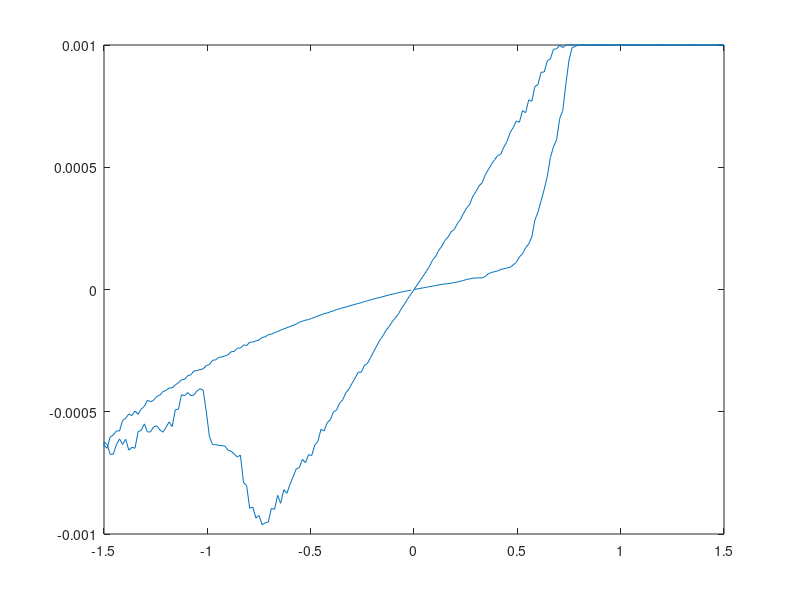

The MATLAB source for this figure: (Note: this script raises an error after producing the figure.)
%function [state, I]=rram_IV_NoAnneal(V, state)
close all;
clear all;
%V=1.6;
%state=1; % 1 means HRS

a=[0,-1.67E-08
0.015,2.28E-06
0.03,4.58E-06
0.045,6.87E-06
0.06,9.27E-06
0.075,1.15E-05
0.09,1.38E-05
0.105,1.65E-05
0.12,1.89E-05
0.135,2.08E-05
0.15,2.31E-05
0.165,2.36E-05
0.18,2.59E-05
0.195,2.86E-05
0.21,3.05E-05
0.225,3.43E-05
0.24,3.70E-05
0.255,4.14E-05
0.27,4.35E-05
0.285,4.66E-05
0.3,4.67E-05
0.315,4.80E-05
0.33,4.75E-05
0.345,5.38E-05
0.36,6.45E-05
0.375,6.97E-05
0.39,7.29E-05
0.405,7.61E-05
0.42,8.22E-05
0.435,8.46E-05
0.45,8.84E-05
0.465,9.06E-05
0.48,0.000100591
0.495,0.000110876
0.51,0.000133265
0.525,0.000146037
0.54,0.000170982
0.555,0.000185707
0.57,0.000215374
0.585,0.000284087
0.6,0.000316898
0.615,0.000363097
0.63,0.000409764
0.645,0.000462785
0.66,0.000539921
0.675,0.000583796
0.69,0.000612294
0.705,0.000699384
0.72,0.000732555
0.735,0.000841702
0.75,0.000937985
0.765,0.000989054
0.78,0.000994327
0.795,0.000999984
0.81,0.000999982
0.825,0.000999983
0.84,0.000999981
0.855,0.000999981
0.87,0.000999982
0.885,0.000999978
0.9,0.000999982
0.915,0.000999982
0.93,0.000999986
0.945,0.000999986
0.96,0.000999984
0.975,0.000999985
0.99,0.000999985
1.005,0.000999986
1.02,0.000999991
1.035,0.000999986
1.05,0.000999997
1.065,0.000999984
1.08,0.000999989
1.095,0.000999987
1.11,0.000999985
1.125,0.000999989
1.14,0.000999985
1.155,0.000999988
1.17,0.000999984
1.185,0.000999986
1.2,0.000999982
1.215,0.000999982
1.23,0.000999981
1.245,0.000999978
1.26,0.000999983
1.275,0.000999979
1.29,0.00099999
1.305,0.000999978
1.32,0.000999983
1.335,0.000999974
1.35,0.000999983
1.365,0.00099998
1.38,0.000999975
1.395,0.000999982
1.41,0.000999979
1.425,0.000999987
1.44,0.00099998
1.455,0.000999987
1.47,0.000999984
1.485,0.000999987
1.5,0.000999987];

b=[1.5,0.00099999
1.485,0.000999987
1.47,0.000999983
1.455,0.000999985
1.44,0.000999982
1.425,0.000999981
1.41,0.000999978
1.395,0.000999981
1.38,0.000999982
1.365,0.000999983
1.35,0.000999981
1.335,0.000999983
1.32,0.000999982
1.305,0.000999985
1.29,0.000999987
1.275,0.000999985
1.26,0.000999985
1.245,0.000999987
1.23,0.000999982
1.215,0.000999983
1.2,0.00099998
1.185,0.000999982
1.17,0.000999983
1.155,0.000999986
1.14,0.000999984
1.125,0.000999987
1.11,0.000999986
1.095,0.000999989
1.08,0.000999987
1.065,0.000999989
1.05,0.000999986
1.035,0.000999987
1.02,0.000999985
1.005,0.00099998
0.99,0.000999983
0.975,0.00099998
0.96,0.000999984
0.945,0.000999978
0.93,0.000999986
0.915,0.00099998
0.9,0.000999984
0.885,0.000999984
0.87,0.000999986
0.855,0.000999985
0.84,0.000999986
0.825,0.000999984
0.81,0.000999985
0.795,0.000999984
0.78,0.000999982
0.765,0.000999982
0.75,0.00099998
0.735,0.000999984
0.72,0.000989086
0.705,0.000999855
0.69,0.000984134
0.675,0.000983059
0.66,0.000943547
0.645,0.000934696
0.63,0.000889644
0.615,0.000888511
0.6,0.000838364
0.585,0.000830133
0.57,0.00076996
0.555,0.000775458
0.54,0.000722938
0.525,0.000731633
0.51,0.000684023
0.495,0.000689146
0.48,0.000662566
0.465,0.000641055
0.45,0.000606194
0.435,0.000582718
0.42,0.00055391
0.405,0.00054781
0.39,0.00053082
0.375,0.000512879
0.36,0.000490547
0.345,0.000469315
0.33,0.000436882
0.315,0.000423954
0.3,0.000401018
0.285,0.000381987
0.27,0.000349017
0.255,0.000333582
0.24,0.00031211
0.225,0.000286247
0.21,0.000269863
0.195,0.000245575
0.18,0.000236428
0.165,0.000214778
0.15,0.000201152
0.135,0.000177632
0.12,0.000160172
0.105,0.000136102
0.09,0.000120107
0.075,9.48E-05
0.06,7.52E-05
0.045,5.57E-05
0.03,3.71E-05
0.015,1.85E-05
0,-1.17E-07
-0.015,-1.90E-05
-0.03,-3.73E-05
-0.045,-5.83E-05
-0.06,-7.63E-05
-0.075,-9.92E-05
-0.09,-0.000115685
-0.105,-0.000131246
-0.12,-0.00015089
-0.135,-0.000166532
-0.15,-0.000188743
-0.165,-0.000206761
-0.18,-0.000229948
-0.195,-0.000253799
-0.21,-0.000278245
-0.225,-0.00030166
-0.24,-0.000310197
-0.255,-0.000338302
-0.27,-0.00033843
-0.285,-0.000362393
-0.3,-0.000383863
-0.315,-0.000407178
-0.33,-0.000422814
-0.345,-0.00045099
-0.36,-0.000464403
-0.375,-0.000492912
-0.39,-0.000501098
-0.405,-0.000532374
-0.42,-0.000544545
-0.435,-0.000578782
-0.45,-0.000571703
-0.465,-0.000620778
-0.48,-0.000635531
-0.495,-0.000679281
-0.51,-0.000675243
-0.525,-0.000708484
-0.54,-0.000694653
-0.555,-0.000728363
-0.57,-0.000733862
-0.585,-0.000766577
-0.6,-0.000796588
-0.615,-0.000833743
-0.63,-0.000818588
-0.645,-0.000874453
-0.66,-0.000841807
-0.675,-0.000899363
-0.69,-0.000895216
-0.705,-0.000950533
-0.72,-0.000954516
-0.735,-0.000962096
-0.75,-0.000924369
-0.765,-0.000934672
-0.78,-0.000889604
-0.795,-0.000895101
-0.81,-0.00080126
-0.825,-0.000789337
-0.84,-0.000677321
-0.855,-0.000685367
-0.87,-0.000672481
-0.885,-0.000661169
-0.9,-0.000657161
-0.915,-0.000640442
-0.93,-0.00063838
-0.945,-0.000637233
-0.96,-0.0006348
-0.975,-0.000634257
-0.99,-0.000600578
-1.005,-0.000500394
-1.02,-0.000412268
-1.035,-0.000405838
-1.05,-0.000414934
-1.065,-0.000431699
-1.08,-0.000434159
-1.095,-0.000421283
-1.11,-0.000435067
-1.125,-0.000430212
-1.14,-0.000489794
-1.155,-0.000491552
-1.17,-0.000560577
-1.185,-0.000541462
-1.2,-0.000563879
-1.215,-0.000583615
-1.23,-0.00057386
-1.245,-0.000557601
-1.26,-0.000561495
-1.275,-0.000582281
-1.29,-0.000582663
-1.305,-0.000549542
-1.32,-0.000576217
-1.335,-0.000581278
-1.35,-0.000649228
-1.365,-0.000645519
-1.38,-0.000656902
-1.395,-0.000612611
-1.41,-0.000633566
-1.425,-0.000610956
-1.44,-0.00063458
-1.455,-0.000673317
-1.47,-0.000674385
-1.485,-0.00063312
-1.5,-0.000623939];

c=[-1.5,-0.000636484
-1.485,-0.000649291
-1.47,-0.00060347
-1.455,-0.000595033
-1.44,-0.000578454
-1.425,-0.000578785
-1.41,-0.00053541
-1.395,-0.000526701
-1.38,-0.000508864
-1.365,-0.000515631
-1.35,-0.000497069
-1.335,-0.000510354
-1.32,-0.000488823
-1.305,-0.000478256
-1.29,-0.000452605
-1.275,-0.000459607
-1.26,-0.000452742
-1.245,-0.000437585
-1.23,-0.000432304
-1.215,-0.00041755
-1.2,-0.000412801
-1.185,-0.000403068
-1.17,-0.000402107
-1.155,-0.000390505
-1.14,-0.000380928
-1.125,-0.000369515
-1.11,-0.000367555
-1.095,-0.000352587
-1.08,-0.000349137
-1.065,-0.000333429
-1.05,-0.000331528
-1.035,-0.000327837
-1.02,-0.000324537
-1.005,-0.000310956
-0.99,-0.000307557
-0.975,-0.000289376
-0.96,-0.000287909
-0.945,-0.000277177
-0.93,-0.000276233
-0.915,-0.000271349
-0.9,-0.000267246
-0.885,-0.000254508
-0.87,-0.000253206
-0.855,-0.000239868
-0.84,-0.000239279
-0.825,-0.000226688
-0.81,-0.00022903
-0.795,-0.00021604
-0.78,-0.000214627
-0.765,-0.00021045
-0.75,-0.000206572
-0.735,-0.000196183
-0.72,-0.000193558
-0.705,-0.000185182
-0.69,-0.000182328
-0.675,-0.00017627
-0.66,-0.000172121
-0.645,-0.000166154
-0.63,-0.000160854
-0.615,-0.000156122
-0.6,-0.000151546
-0.585,-0.000146454
-0.57,-0.000141615
-0.555,-0.000134126
-0.54,-0.000129535
-0.525,-0.000125273
-0.51,-0.00012301
-0.495,-0.000118059
-0.48,-0.00011371
-0.465,-0.000108196
-0.45,-0.000103763
-0.435,-9.90E-05
-0.42,-9.59E-05
-0.405,-9.13E-05
-0.39,-8.74E-05
-0.375,-8.20E-05
-0.36,-7.89E-05
-0.345,-7.45E-05
-0.33,-7.17E-05
-0.315,-6.79E-05
-0.3,-6.41E-05
-0.285,-6.05E-05
-0.27,-5.74E-05
-0.255,-5.37E-05
-0.24,-4.95E-05
-0.225,-4.57E-05
-0.21,-4.22E-05
-0.195,-3.87E-05
-0.18,-3.57E-05
-0.165,-3.25E-05
-0.15,-2.91E-05
-0.135,-2.56E-05
-0.12,-2.21E-05
-0.105,-1.93E-05
-0.09,-1.61E-05
-0.075,-1.31E-05
-0.06,-1.04E-05
-0.045,-7.56E-06
-0.03,-5.03E-06
-0.015,-2.49E-06
];
HRS=[c; a];
LRS=flipud(b);
tt=[a;b;c];

plot(tt(:,1),tt(:,2));
Vset=0.765;
Vreset=-1.02;

iii=find(HRS(:,1)==Vset);
HRS=HRS(1:iii,:);


iii=find(LRS(:,1)==Vreset);
LRS=LRS(iii:end,:);


HRS=[zeros(1,2);HRS];
LRS=[zeros(1,2);LRS];
csvwrite(['CSV_data/ds_rram_MLP_HRS.csv'],HRS)
csvwrite(['CSV_data/ds_rram_MLP_LRS.csv'],LRS)

